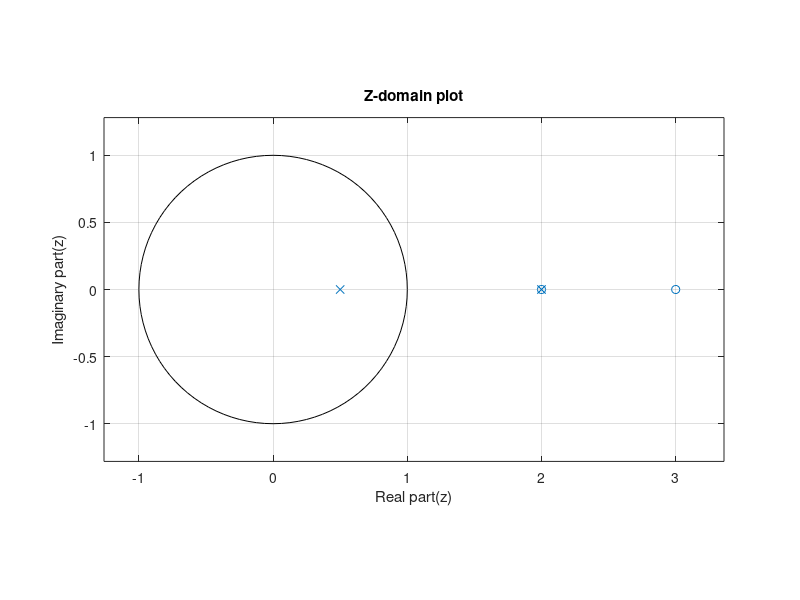

This chart was generated by the following MATLAB code:
zplane([1 -5 6],[1 -2.5 1]);
%plotting function Z-plane for values of coefficients of Numerator
%and denominator of a frequency response
title("Z-domain plot");
xlabel("Real part(z)");
ylabel("Imaginary part(z)");